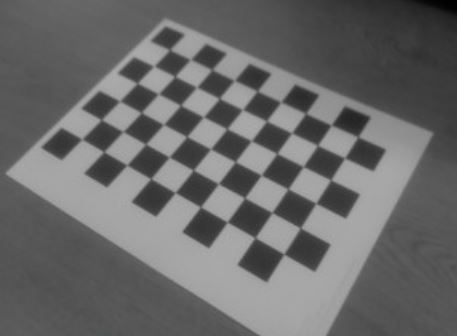
#> input picture hw6/checkerboard.JPG, 457 x 336 px, found by its file name
$ python 2_1_prob_hough.py
#> lines starting #> are read from the running program, lines starting #| are printed output that depends on the picture; after the words box and inside, x2 and y2 are one past the last pixel; in counts of white or black regions, pixels touching at a corner belong together
#-*- coding:utf-8-*-
import matplotlib.pyplot as plt
import cv2
from skimage import io
import numpy as np

# Load image file
fpath = 'd:/github/ComputerVision/hw6/'
image = io.imread(fpath + 'checkerboard.JPG')
#> image is the input picture: shape (336, 457, 3); mean R, G, B 105.7, 105.7, 105.7
image_original = image.copy()

edges = cv2.Canny(image,50,200,apertureSize = 3)
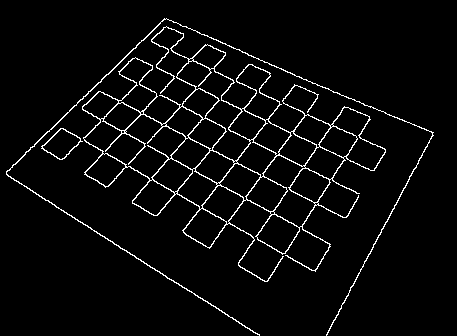
#> edges: shape (336, 457); 4% white in thin lines or dots, all inside (x1, y1, x2, y2) = (6, 18, 434, 336)
gray = cv2.cvtColor(edges,cv2.COLOR_GRAY2BGR)

minLineLength = 100
maxLineGap = 10
# Perform the probabilistic Hough transform
#lines = cv2.HoughLinesP(edges, 1, np.pi/180, 100, minLineLength, maxLineGap) # error
lines = cv2.HoughLinesP(edges, 1, np.pi/360, 100, minLineLength, maxLineGap)
#> lines = 80 rows, first 6: [84, 140, 103, 151], [223, 186, 243, 197], [48, 201, 189, 291], [194, 171, 214, 182], [68, 131, 80, 138], [289, 160, 302, 166]

for i in range(len(lines)):
    for x1,y1,x2,y2 in lines[i]:
        cv2.line(image,(x1,y1),(x2,y2),(0,0,255),3)
#> this loop made 80 passes
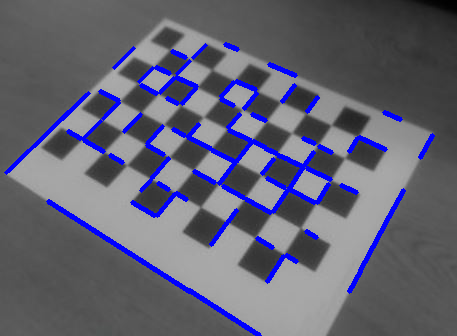
#> image: shape (336, 457, 3); 6.28% of pixels changed, all inside (x1, y1, x2, y2) = (4, 42, 435, 336)

maxLineGap_b = 20
lines_b = cv2.HoughLinesP(edges, 1, np.pi/360, 100, minLineLength, maxLineGap_b)
#> lines_b = 24 rows, first 6: [223, 186, 243, 197], [48, 201, 189, 291], [152, 179, 174, 192], [194, 171, 214, 182], [360, 270, 393, 208], [253, 142, 275, 152]
for i in range(len(lines_b)):
    for x1,y1,x2,y2 in lines_b[i]:
        cv2.line(image_original,(x1,y1),(x2,y2),(0,0,255),3)
#> this loop made 24 passes
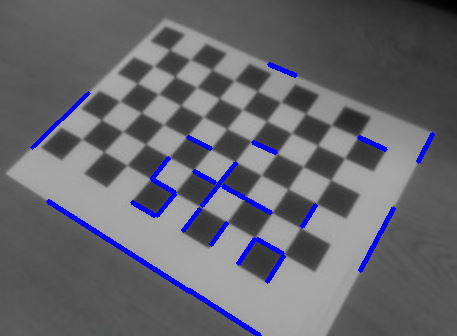
#> image_original: shape (336, 457, 3); 3.12% of pixels changed, all inside (x1, y1, x2, y2) = (30, 62, 435, 336)

plt.figure(figsize=(10, 5), dpi=150)
ax1 = plt.subplot(1, 2, 1)
ax1.set_title("maxLineGap: 10")
plt.imshow(image, cmap='gray', vmin=0, vmax=255)

ax2 = plt.subplot(1, 2, 2)
ax2.set_title("maxLineGap: 20")
plt.imshow(image_original, cmap='gray', vmin=0, vmax=255)
plt.show()
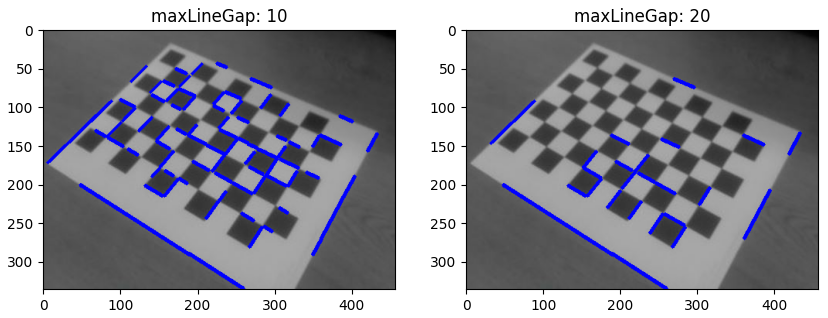
#> figure drawn by matplotlib, 2 panels
